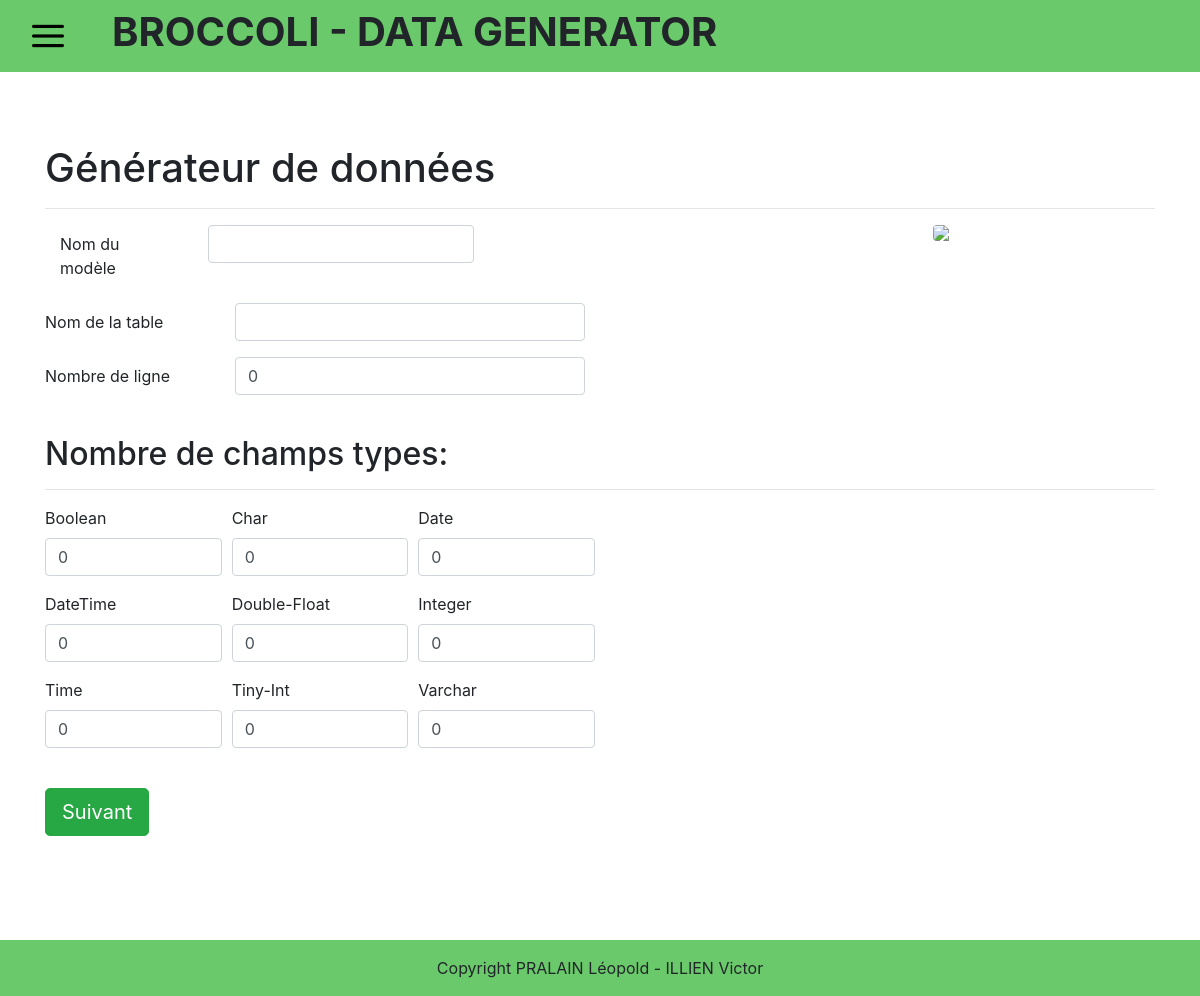
Before: / with the older database file.
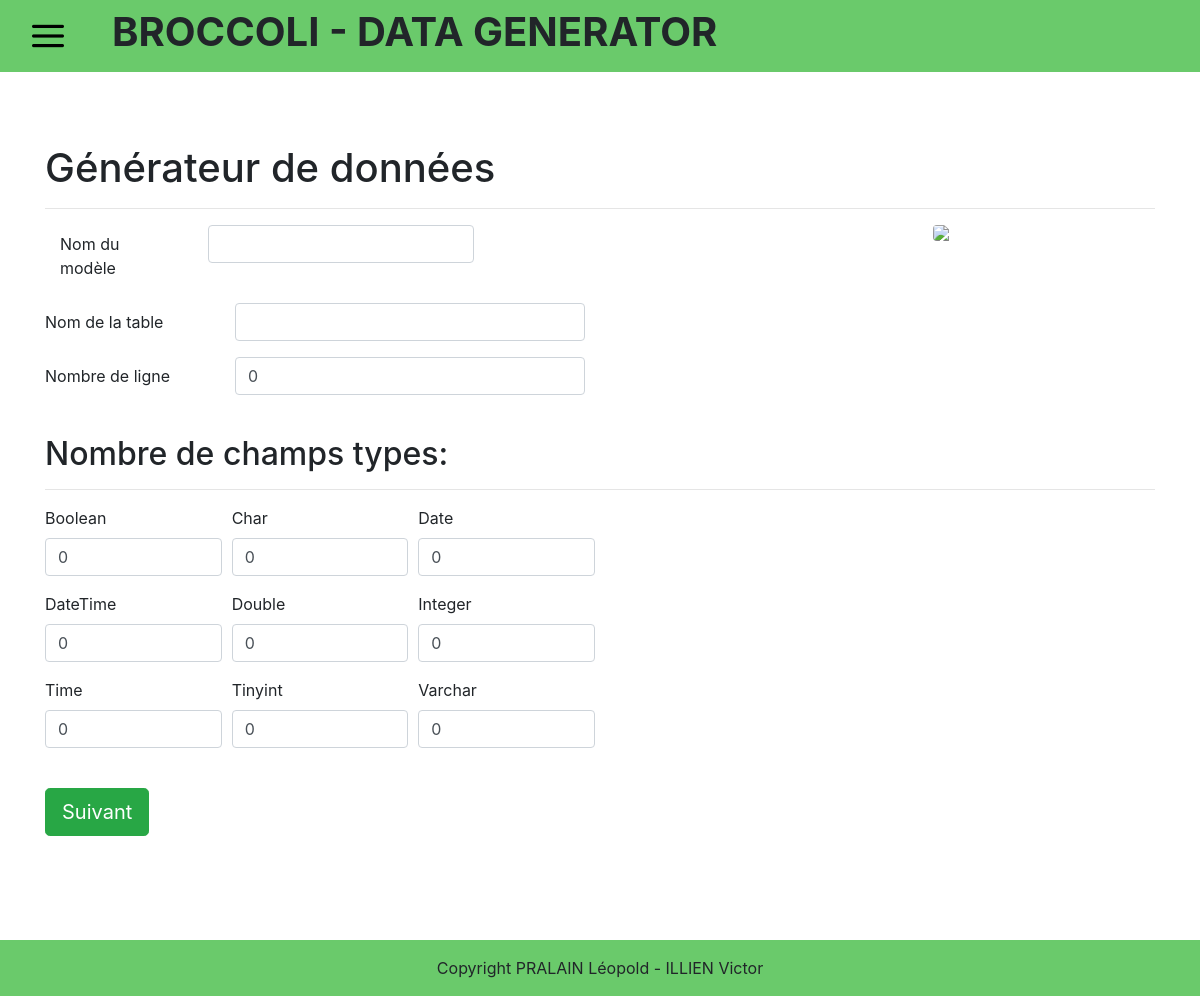
After: the same page with the newer database file.
### tables this page shows
CREATE TABLE type_champ(
        type_champ Varchar (512) NOT NULL ,
        actif      Bool NOT NULL
	,CONSTRAINT type_champ_PK PRIMARY KEY (type_champ)
);

### php/class/typeChamp.php (called while the page is built, shortened)
<?php
	class TypeChamp {
		private $type;
		private $value;
		private $actif;
		public function __construct($type, $actif, $value = 0) {
			$this->type = $type;
			$this->actif = $actif;
			$this->value = $value;
		}
		public function getType() {return $this->type;}
		public function getValue() {return $this->value;}
		public function getActif() {return $this->actif;}
	}
?>

### php/database.php (called while the page is built, shortened)
<?php
	function dbRequestTypeActif($db) {
		try {
			$request = 'SELECT * FROM type_champ';
			$statement = $db->prepare($request);
			$statement->execute();
			$result = $statement->fetchAll(PDO::FETCH_ASSOC);
		} catch (PDOException $exception) {
			error_log('Request error: ' .$exception->getMessage());
			return false;
		}
		return $result;
	}
 ?>

### html/index.php (the view, shortened to what this page needs)
<?php
	$libelle = '';
?>
<!DOCTYPE html>
<html>
<head>
	<link rel="stylesheet" type="text/css" href="../css/index.css">
</head>
<body>
	<?php
		require_once("../php/database.php");
		require_once("../php/class/typeChamp.php");
		$db = dbConnect();
		$champType = dbRequestTypeActif($db);
		$arrayTypeClass = array();
		foreach ($champType as $champ) {
			$isHere = True;
			if ($isHere) {
				$class = new TypeChamp($champ['type_champ'], $champ['actif'], 0);
				array_push($arrayTypeClass, $class);
			}
		}
		$i = 0;
	?>
	<form method="POST">
		<div class="container">
			<h1>Générateur de données</h1>
			<hr>
			<img src="../img/icon/brocolis.jpg" width="20%" class="rounded float-right">
			<div class="form-group row">
				<label for="nomModele" class="col-sm-2 col-form-label">Nom du modèle</label>
				<div class="col-sm-4">
					<input type="text" class="form-control" id="nomModele" name="nomModele" <?php if(!empty($libelle)) {echo "value=".$dataMod[0];} ?>>
				</div>
			</div>
			<div class="form-group row">
				<label for="nomTable" class="col-sm-2 col-form-label">Nom de la table</label>
				<div class="col-sm-4">
					<input type="text" class="form-control" id="nomTable" name="nomTable" <?php if(!empty($libelle)) {echo "value=".$dataMod['nom_table'];} ?>>
				</div>
			</div>
			<div class="form-group row">
				<label for="nbLigne" class="col-sm-2 col-form-label">Nombre de ligne</label>
				<div class="col-sm-4">
					<input type="text" class="form-control" id="nbLigne" name="nbLigne" value=0>
				</div>
			</div>
		</div>
		<br>
		<div class="container">
			<h2>Nombre de champs types: </h2>
			<hr>
			<?php
				foreach ($arrayTypeClass as $class) {
					if ($class->getActif() == 1) {
						if ($i % 3 == 0) {
							echo "<div class='form-row'>";
							$j = 0;
						}
						$j += 1;
			?>
						<div class="form-group col-md-2">
							<label for= <?php echo $class->getType(); ?>><?php echo $class->getType(); ?></label>
							<input type="text" class='form-control' name=<?php echo $class->getType(); ?> value=<?php echo $class->getValue(); ?>>
						</div>
			<?php
						if ($j == 3) echo "</div>";
						$i += 1;
					}
				}
			?>
			<br>
			<div class="form-row">
				<div class="form-group col-md-2">
					<button type="submit" name="suivant" class="btn btn-success btn-lg">Suivant</button>
				</div>
			</div>
		</div>
	</form>
</body>
</html>

Changed rows visible on the page:
removed type_champ: type_champ "Double-Float", value "0"
removed type_champ: type_champ "Tiny-Int", value "0"
added type_champ: type_champ "Double", Double "0"
added type_champ: type_champ "Tinyint", Tinyint "0"
